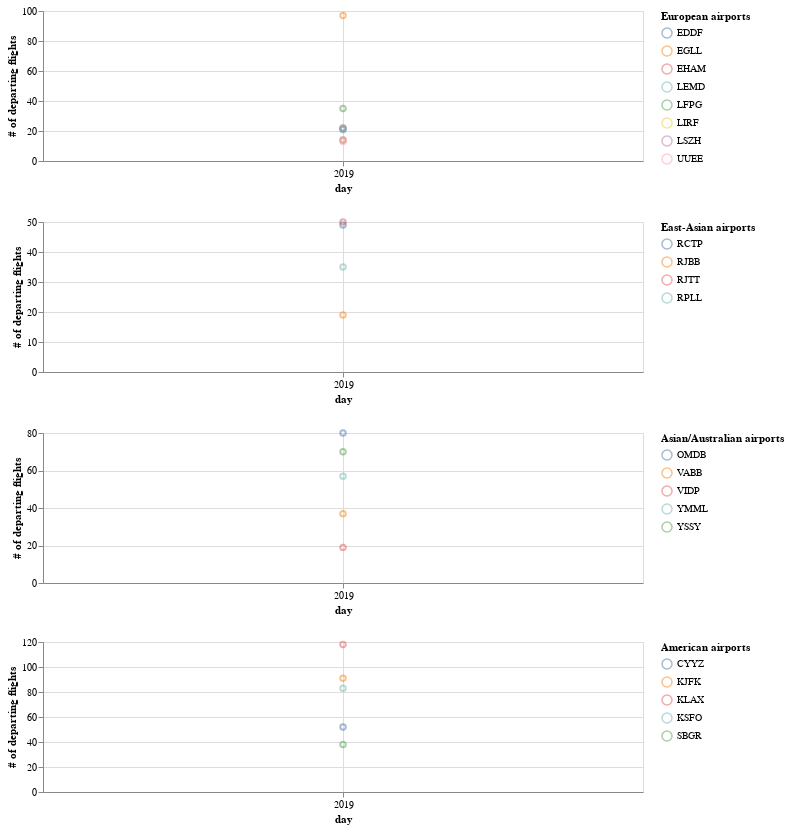

The notebook cell saved with this chart:
### Code cell
from traffic.data import airports
import altair as alt

airports_subset = [
    # Europe
    ["LFPG", "EGLL", "EHAM", "EDDF", "LEMD", "LIRF", "LSZH", "UUEE"],
    # Eastern Asia
    ["VHHH", "RJBB", "RJTT", "RKSI", "RCTP", "RPLL"],
    # Asia (other)
    ["YSSY", "YMML", "OMDB", "VABB", "VIDP", "WSSS"],
    # Americas
    ["CYYZ", "KSFO", "KLAX", "KATL", "KJFK", "SBGR"],
]

data = pd.concat(
    (
        flightlist.query(f'origin == "{airport}"')
        # count the number of departing aircraft per day
        .groupby("day")
        .agg(dict(callsign="count"))
        # label the current chunk with the name of the airport
        .rename(columns=dict(callsign=airport))
        # iterate on all airports in the list hereabove
        for airport in sum(airports_subset, [])
    ),
    axis=1,
)

chart = alt.Chart(
    data.reset_index()
    # prepare data for altair
    .melt("day", var_name="airport", value_name="count")
    # include the name of the city associated with the airport code
    .merge(
        airports.data[["icao", "municipality"]],
        left_on="airport",
        right_on="icao",
        how="left",
    )[["day", "airport", "count", "municipality"]]
    # rename this feature 'city'
    .rename(columns=dict(municipality="city"))
)


def full_chart(source, subset, subset_name):

    # We have many airports, only pick a subset
    chart = source.transform_filter(
        alt.FieldOneOfPredicate(field="airport", oneOf=subset)
    )

    # When we come close to a line, highlight it
    highlight = alt.selection(
        type="single", nearest=True, on="mouseover", fields=["airport"]
    )

    # The scatter plot
    points = (
        chart.mark_point()
        .encode(
            x="day",
            y=alt.Y("count", title="# of departing flights"),
            color=alt.Color("airport", legend=alt.Legend(title=subset_name)),
            # add some legend next to  point
            tooltip=["day", "airport", "city", "count"],
            # not too noisy please
            opacity=alt.value(0.5),
        )
        .add_selection(highlight)
    )

    # The trend plot
    lines = (
        chart.mark_line()
        .encode(
            x="day",
            y="count",
            color="airport",
            size=alt.condition(~highlight, alt.value(1), alt.value(3)),
        )
        # the cloud is a bit messy, draw a trend through it
        .transform_loess("day", "count", groupby=["airport"], bandwidth=0.2)
    )

    return lines + points


# Concatenate several plots
result = alt.vconcat(
    *[
        full_chart(chart, airport_, subset_name).properties(width=600, height=150)
        for subset_name, airport_ in zip(
            [
                "European airports",
                "East-Asian airports",
                "Asian/Australian airports",
                "American airports",
            ],
            airports_subset,
        )
    ]
).resolve_scale(color="independent")

result

### Figure 1 — Vega-Lite specification as saved in the notebook (floating-point values rounded to 4 significant figures)
{"config": {"view": {"continuousWidth": 400, "continuousHeight": 300}}, "vconcat": [{"layer": [{"mark": "line", "encoding": {"color": {"type": "nominal", "field": "airport"}, "size": {"condition": {"value": 1, "selection": {"not": "selector021"}}, "value": 3}, "x": {"type": "temporal", "field": "day"}, "y": {"type": "quantitative", "field": "count"}}, "transform": [{"filter": {"field": "airport", "oneOf": ["LFPG", "EGLL", "EHAM", "EDDF", "LEMD", "LIRF", "LSZH", "UUEE"]}}, {"loess": "count", "on": "day", "bandwidth": 0.2, "groupby": ["airport"]}]}, {"mark": "point", "encoding": {"color": {"type": "nominal", "field": "airport", "legend": {"title": "European airports"}}, "opacity": {"value": 0.5}, "tooltip": [{"type": "temporal", "field": "day"}, {"type": "nominal", "field": "airport"}, {"type": "nominal", "field": "city"}, {"type": "quantitative", "field": "count"}], "x": {"type": "temporal", "field": "day"}, "y": {"type": "quantitative", "field": "count", "title": "# of departing flights"}}, "selection": {"selector021": {"type": "single", "nearest": true, "on": "mouseover", "fields": ["airport"]}}, "transform": [{"filter": {"field": "airport", "oneOf": ["LFPG", "EGLL", "EHAM", "EDDF", "LEMD", "LIRF", "LSZH", "UUEE"]}}]}], "height": 150, "width": 600}, {"layer": [{"mark": "line", "encoding": {"color": {"type": "nominal", "field": "airport"}, "size": {"condition": {"value": 1, "selection": {"not": "selector022"}}, "value": 3}, "x": {"type": "temporal", "field": "day"}, "y": {"type": "quantitative", "field": "count"}}, "transform": [{"filter": {"field": "airport", "oneOf": ["VHHH", "RJBB", "RJTT", "RKSI", "RCTP", "RPLL"]}}, {"loess": "count", "on": "day", "bandwidth": 0.2, "groupby": ["airport"]}]}, {"mark": "point", "encoding": {"color": {"type": "nominal", "field": "airport", "legend": {"title": "East-Asian airports"}}, "opacity": {"value": 0.5}, "tooltip": [{"type": "temporal", "field": "day"}, {"type": "nominal", "field": "airport"}, {"type": "nominal", "field": "city"}, {"type": "quantitative", "field": "count"}], "x": {"type": "temporal", "field": "day"}, "y": {"type": "quantitative", "field": "count", "title": "# of departing flights"}}, "selection": {"selector022": {"type": "single", "nearest": true, "on": "mouseover", "fields": ["airport"]}}, "transform": [{"filter": {"field": "airport", "oneOf": ["VHHH", "RJBB", "RJTT", "RKSI", "RCTP", "RPLL"]}}]}], "height": 150, "width": 600}, {"layer": [{"mark": "line", "encoding": {"color": {"type": "nominal", "field": "airport"}, "size": {"condition": {"value": 1, "selection": {"not": "selector023"}}, "value": 3}, "x": {"type": "temporal", "field": "day"}, "y": {"type": "quantitative", "field": "count"}}, "transform": [{"filter": {"field": "airport", "oneOf": ["YSSY", "YMML", "OMDB", "VABB", "VIDP", "WSSS"]}}, {"loess": "count", "on": "day", "bandwidth": 0.2, "groupby": ["airport"]}]}, {"mark": "point", "encoding": {"color": {"type": "nominal", "field": "airport", "legend": {"title": "Asian/Australian airports"}}, "opacity": {"value": 0.5}, "tooltip": [{"type": "temporal", "field": "day"}, {"type": "nominal", "field": "airport"}, {"type": "nominal", "field": "city"}, {"type": "quantitative", "field": "count"}], "x": {"type": "temporal", "field": "day"}, "y": {"type": "quantitative", "field": "count", "title": "# of departing flights"}}, "selection": {"selector023": {"type": "single", "nearest": true, "on": "mouseover", "fields": ["airport"]}}, "transform": [{"filter": {"field": "airport", "oneOf": ["YSSY", "YMML", "OMDB", "VABB", "VIDP", "WSSS"]}}]}], "height": 150, "width": 600}, {"layer": [{"mark": "line", "encoding": {"color": {"type": "nominal", "field": "airport"}, "size": {"condition": {"value": 1, "selection": {"not": "selector024"}}, "value": 3}, "x": {"type": "temporal", "field": "day"}, "y": {"type": "quantitative", "field": "count"}}, "transform": [{"filter": {"field": "airport", "oneOf": ["CYYZ", "KSFO", "KLAX", "KATL", "KJFK", "SBGR"]}}, {"loess": "count", "on": "day", "bandwidth": 0.2, "groupby": ["airport"]}]}, {"mark": "point", "encoding": {"color": {"type": "nominal", "field": "airport", "legend": {"title": "American airports"}}, "opacity": {"value": 0.5}, "tooltip": [{"type": "temporal", "field": "day"}, {"type": "nominal", "field": "airport"}, {"type": "nominal", "field": "city"}, {"type": "quantitative", "field": "count"}], "x": {"type": "temporal", "field": "day"}, "y": {"type": "quantitative", "field": "count", "title": "# of departing flights"}}, "selection": {"selector024": {"type": "single", "nearest": true, "on": "mouseover", "fields": ["airport"]}}, "transform": [{"filter": {"field": "airport", "oneOf": ["CYYZ", "KSFO", "KLAX", "KATL", "KJFK", "SBGR"]}}]}], "height": 150, "width": 600}], "data": {"name": "data-9272c79c156a02279b53f86ddc2376ba"}, "resolve": {"scale": {"color": "independent"}}, "$schema": "https://vega.github.io/schema/vega-lite/v4.8.1.json", "datasets": {"data-9272c79c156a02279b53f86ddc2376ba": [{"day": "2019-01-01T00:00:00+00:00", "airport": "LFPG", "count": 35.0, "city": "Paris"}, {"day": "2019-01-01T00:00:00+00:00", "airport": "EGLL", "count": 97.0, "city": "London"}, {"day": "2019-01-01T00:00:00+00:00", "airport": "EHAM", "count": 22.0, "city": "Amsterdam"}, {"day": "2019-01-01T00:00:00+00:00", "airport": "EDDF", "count": 21.0, "city": "Frankfurt am Main"}, {"day": "2019-01-01T00:00:00+00:00", "airport": "LEMD", "count": 22.0, "city": "Madrid"}, {"day": "2019-01-01T00:00:00+00:00", "airport": "LIRF", "count": 14.0, "city": "Rome"}, {"day": "2019-01-01T00:00:00+00:00", "airport": "LSZH", "count": 14.0, "city": "Zurich"}, {"day": "2019-01-01T00:00:00+00:00", "airport": "UUEE", "count": 13.0, "city": "Moscow"}, {"day": "2019-01-01T00:00:00+00:00", "airport": "VHHH", "count": null, "city": "Hong Kong"}, {"day": "2019-01-01T00:00:00+00:00", "airport": "RJBB", "count": 19.0, "city": "Osaka"}, {"day": "2019-01-01T00:00:00+00:00", "airport": "RJTT", "count": 50.0, "city": "Tokyo"}, {"day": "2019-01-01T00:00:00+00:00", "airport": "RKSI", "count": null, "city": "Seoul"}, {"day": "2019-01-01T00:00:00+00:00", "airport": "RCTP", "count": 49.0, "city": "Taipei"}, {"day": "2019-01-01T00:00:00+00:00", "airport": "RPLL", "count": 35.0, "city": "Manila"}, {"day": "2019-01-01T00:00:00+00:00", "airport": "YSSY", "count": 70.0, "city": "Sydney"}, {"day": "2019-01-01T00:00:00+00:00", "airport": "YMML", "count": 57.0, "city": "Melbourne"}, {"day": "2019-01-01T00:00:00+00:00", "airport": "OMDB", "count": 80.0, "city": "Dubai"}, {"day": "2019-01-01T00:00:00+00:00", "airport": "VABB", "count": 37.0, "city": "Mumbai"}, {"day": "2019-01-01T00:00:00+00:00", "airport": "VIDP", "count": 19.0, "city": "New Delhi"}, {"day": "2019-01-01T00:00:00+00:00", "airport": "WSSS", "count": null, "city": "Singapore"}, {"day": "2019-01-01T00:00:00+00:00", "airport": "CYYZ", "count": 52.0, "city": "Toronto"}, {"day": "2019-01-01T00:00:00+00:00", "airport": "KSFO", "count": 83.0, "city": "San Francisco"}, {"day": "2019-01-01T00:00:00+00:00", "airport": "KLAX", "count": 118.0, "city": "Los Angeles"}, {"day": "2019-01-01T00:00:00+00:00", "airport": "KATL", "count": null, "city": "Atlanta"}, {"day": "2019-01-01T00:00:00+00:00", "airport": "KJFK", "count": 91.0, "city": "New York"}, {"day": "2019-01-01T00:00:00+00:00", "airport": "SBGR", "count": 38.0, "city": "São Paulo"}]}}
